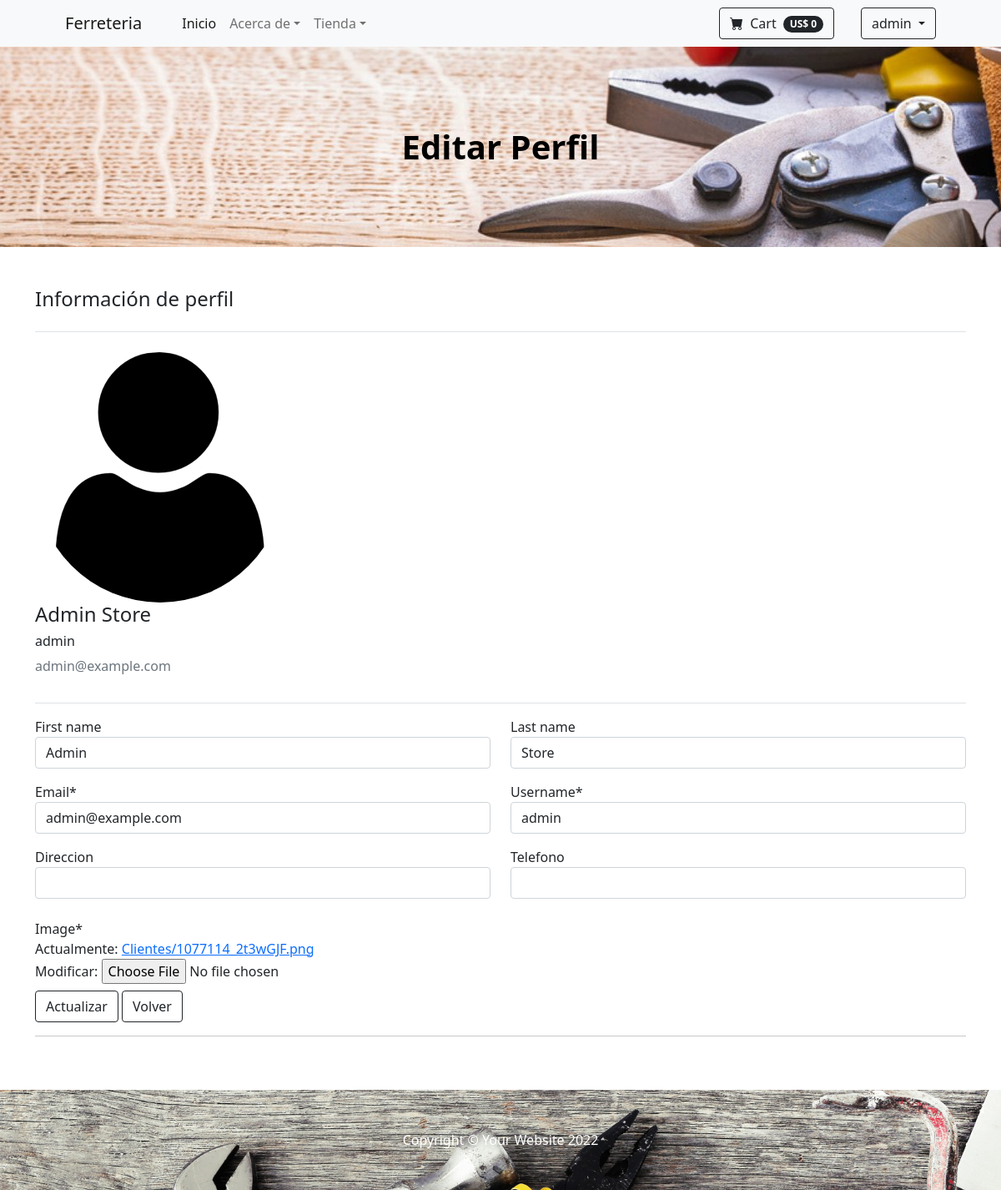
The app's page /accounts/profile/ (signed in) with its own data.
### Accounts/models.py (models this page shows, shortened)
class User(AbstractUser):
    fecha_nacimiento = models.DateField(null=True)
    direccion = models.CharField(max_length=80, blank=True)
    telefono = models.IntegerField(null=True)

class Profile(models.Model):
    user = models.OneToOneField(User, on_delete=models.CASCADE)
    image = models.ImageField(default='default.png', upload_to='Clientes')

### Accounts/views.py (the view)
# urls.py: path('profile/', user_views.profile, name='profile'),
@login_required
def profile(request):
    if request.method == 'POST':
        u_form = UserUpdateForm(request.POST, instance=request.user)
        p_form = ProfileUpdateForm(request.POST,
                                   request.FILES,
                                   instance=request.user.profile)
        if u_form.is_valid() and p_form.is_valid():
            u_form.save()
            p_form.save()
            messages.success(request, f'Su cuenta fue actualizada!')
            return redirect('profile')
    else:
        u_form = UserUpdateForm(instance=request.user)
        p_form = ProfileUpdateForm(instance=request.user.profile)
    context = {
        'u_form': u_form,
        'p_form': p_form
    }
    return render(request, 'Account_Profile.html', context)

### Accounts/forms.py
class UserUpdateForm(forms.ModelForm):
    email = forms.EmailField(required=True)
    username = forms.CharField(required=True)
    telefono = forms.IntegerField(required=False)
    class Meta:
        model = User
        fields = ['first_name', 'last_name', 'email',
                  'username', 'direccion', 'telefono']

class ProfileUpdateForm(forms.ModelForm):
    class Meta:
        model = Profile
        fields = ['image']

### HWStoreApp/context_processor.py (called while the page is built)
def total_carrito(request):
    total= 0
    if request.user.is_authenticated:
        if "carrito" in request.session.keys():
            for keys,value in request.session["carrito"].items():
                total += int(value["acumulado"])
    return {"total_carrito": total}

### Accounts/templates/Account_Profile.html (shortened to what this page needs)
{% extends 'HWStoreFather.html' %}
{% load static %}
{% block header_section %}
<header class="bg-dark py-5" style="background-image: url('{% static 'assets/login_background.jpg' %}'); background-repeat:no-repeat; background-position: center; margin-bottom: 0; padding-top: 7%; padding-bottom: 7%;">
    <div class="container px-4 px-lg-5 my-5">
        <div class="text-center text-black">
            <h1 class="display-6 fw-bolder">Editar Perfil</h1>
        </div>
    </div>
</header>
{% endblock header_section %}
{% block body_section %}
{% load crispy_forms_tags %}
<section class="py-5">
    <div class="container justify-content-center">
        <h4 class="pb-4 border-bottom">Información de perfil</h4>
        <div class="d-flex align-items-start py-3 border-bottom">
            <div class="media-body">
            <img class="rounded-circle account-img" src="{{ user.profile.image.url }}" class="img" alt="">
                <h4 class="account-heading">{{ user.first_name }} {{ user.last_name }}</h4>
                <h6 class="account-heading">{{ user.username }}</h6>
                <p class="text-secondary">{{ user.email }}</p>
            </div>
        </div>
            <form method="POST" enctype="multipart/form-data">
                {% if user.username == u_form.instance.username %}
                    <fieldset class="form-group">
                    <div class="py-2">
                        <div class="row py-2">
                            <div class="col-md-6">
                                {{ u_form.first_name|as_crispy_field }}
                            </div>
                            <div class="col-md-6 pt-md-0 pt-3">
                                {{ u_form.last_name|as_crispy_field }}
                            </div>
                        </div>
                        <div class="row py-2">
                            <div class="col-md-6">
                                {{ u_form.email|as_crispy_field }}
                            </div>
                            <div class="col-md-6 pt-md-0 pt-3">
                                {{ u_form.username|as_crispy_field }}
                            </div>
                        </div>
                        <div class="row py-2">
                            <div class="col-md-6">
                                {{ u_form.direccion|as_crispy_field }}
                            </div>
                            <div class="col-md-6 pt-md-0 pt-3">
                                {{ u_form.telefono|as_crispy_field }}
                            </div>
                        </div>
                    </div>
                    <div class="row py-2">
                        {{ p_form|crispy }}
                    </div>
                    </fieldset>
                {% endif %}
                <div class="form-group">
                    <button class="btn btn-outline-dark" type="submit">Actualizar</button>
                    <button type="button" class="btn btn-outline-dark" onclick="window.history.back();">Volver</button>
                </div>
            </form>
            <hr>
    </div>
</section>
{% endblock body_section %}

### HWStoreApp/templates/HWStoreFather.html (shortened to what this page needs)
<!DOCTYPE html>
<html lang="en">
{% load static %}
<head>
    <link href="https://cdn.jsdelivr.net/npm/bootstrap-icons@1.5.0/font/bootstrap-icons.css" rel="stylesheet" />
    <link href="{% static 'css/styles.css' %}" rel="stylesheet" />
</head>
<body>
    <nav class="navbar navbar-expand-lg navbar-light bg-light">
        <div class="container px-4 px-lg-5">
            <a class="navbar-brand" href="#!">Ferreteria</a>
            <div class="collapse navbar-collapse" id="navbarSupportedContent">
                <ul class="navbar-nav me-auto mb-2 mb-lg-0 ms-lg-4">
                    <li class="nav-item"><a class="nav-link active" aria-current="page" href="{% url 'HWStoreInicio' %}">Inicio</a></li>
                    <li class="nav-item dropdown">
                        <a class="nav-link dropdown-toggle" id="navbarDropdown" href="#" role="button"
                            data-bs-toggle="dropdown" aria-expanded="false">Acerca de</a>
                    </li>
                    <li class="nav-item dropdown">
                        <a class="nav-link dropdown-toggle" id="navbarDropdown" href="#" role="button"
                            data-bs-toggle="dropdown" aria-expanded="false">Tienda</a>
                    </li>
                </ul>
                {% if user.is_authenticated %}
                    <form action="{% url 'Carrito' %}" class="d-flex">
                        <button class="btn btn-outline-dark" type="submit">
                            <i class="bi-cart-fill me-1"></i>
                            Cart
                            <span class="badge bg-dark text-white ms-1 rounded-pill">US$ {{total_carrito}}</span>
                        </button>
                    </form>
                    <div class="dropdown">
                        <a class="btn btn-outline-dark dropdown-toggle" href="#" role="button" data-bs-toggle="dropdown" aria-expanded="false">
                          {{user.username}}
                        </a>
                    </div>
                {% endif %}
            </div>
        </div>
    </nav>
    {% block header_section %}
    {% endblock header_section %}
    {% block body_section %}
    {% endblock body_section %}
    <footer class="py-5 bg-dark" style="background-image: url('{% static 'assets/diy-tools.jpg' %}'); background-repeat:no-repeat; background-position: center; margin-bottom: 0; padding-top: 7%; padding-bottom: 7%;">
        <div class="container">
            <p class="m-0 text-center text-white">Copyright &copy; Your Website 2022</p>
        </div>
    </footer>
</body>
</html>

### records on screen
User: username "admin", profile.image (picture), first_name "Admin", last_name "Store", email "admin@example.com"

### other values on screen
{{ total_carrito }} "0"
